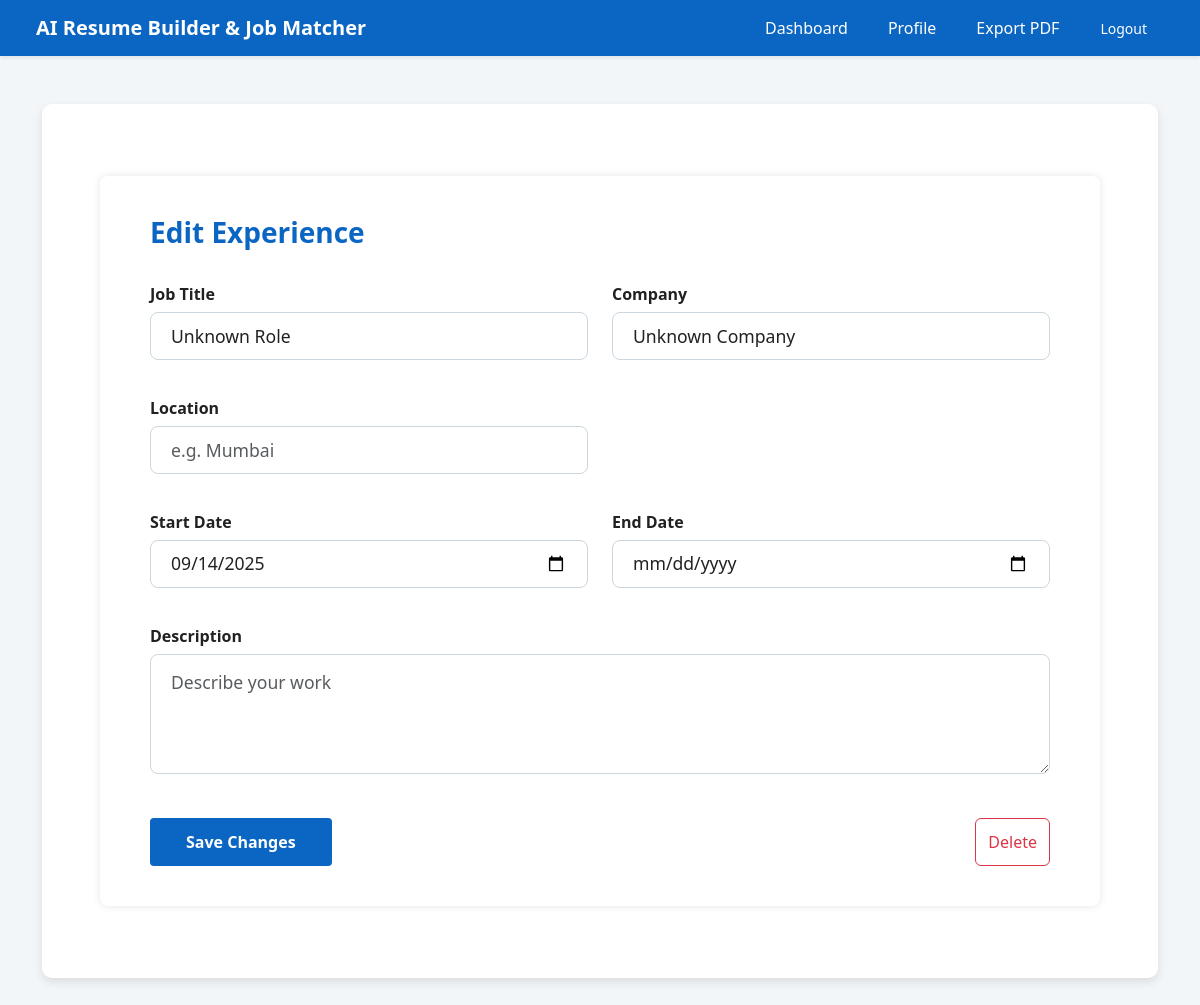
The app's page /experience/4/edit/ (signed in) with its own data.
### builder/models.py (models this page shows, shortened)
class Experience(models.Model):
    user = models.ForeignKey(User, on_delete=models.CASCADE, null=True, blank=True)
    role = models.CharField(max_length=255, default="Unknown Role")
    company = models.CharField(max_length=255, default="Unknown Company")
    location = models.CharField(max_length=255, blank=True, null=True)
    start_date = models.DateField(default=timezone.now)  # required, with safe default
    end_date = models.DateField(blank=True, null=True)
    description = models.TextField(blank=True, null=True)
    created_at = models.DateTimeField(auto_now_add=True)

### builder/views.py (the view)
# urls.py: path("experience/<int:pk>/edit/", views.edit_experience, name="edit_experience"),
@login_required
def edit_experience(request, pk):
    experience = get_object_or_404(Experience, pk=pk, user=request.user)
    if request.method == "POST":
        if "delete" in request.POST:
            experience.delete()
            messages.success(request, "Experience deleted successfully!")
            return redirect("experience")  # Redirect to experience list page
        form = ExperienceForm(request.POST, instance=experience)
        if form.is_valid():
            form.save()
            messages.success(request, "Experience updated successfully!")
            if request.POST.get("action") == "continue":
                return redirect("certification")  # Redirect to next step
            return redirect("experience")  # Stay on experience list
        else:
            messages.error(request, "Please correct the errors below.")
    else:
        form = ExperienceForm(instance=experience)
    return render(request, "builder/edit_experience.html", {"form": form, "experience": experience})

### builder/forms.py
class ExperienceForm(forms.ModelForm):
    class Meta:
        model = Experience
        fields = ["role", "company", "location", "start_date", "end_date", "description"]
        widgets = {
            "role": forms.TextInput(attrs={"class": "form-control", "placeholder": "e.g. Software Engineer"}),
            "company": forms.TextInput(attrs={"class": "form-control", "placeholder": "e.g. Google"}),
            "location": forms.TextInput(attrs={"class": "form-control", "placeholder": "e.g. Mumbai"}),
            "start_date": forms.DateInput(attrs={"type": "date", "class": "form-control"}),
            "end_date": forms.DateInput(attrs={"type": "date", "class": "form-control"}),
            "description": forms.Textarea(attrs={"class": "form-control", "rows": 3, "placeholder": "Describe your work"}),
        }

### builder/templates/builder/edit_experience.html (shortened to what this page needs)
{% extends "builder/base.html" %}
{% load widget_tweaks %}
{% block content %}
<div class="container d-flex justify-content-center">
    <div class="linkedin-container">
        <h4>Edit Experience</h4>
        <form method="post">
            <div class="row mt-2">
                    <div class="col-md-6">
                        <label class="labels" for="{{ form.role.id_for_label }}">Job Title</label>
                        {{ form.role|add_class:"form-control" }}
                    </div>
                <div class="col-md-6">
                    <label class="labels" for="{{ form.company.id_for_label }}">Company</label>
                    {{ form.company|add_class:"form-control" }}
                </div>
            </div>
            <div class="row mt-3">
                <div class="col-md-6">
                    <label class="labels" for="{{ form.location.id_for_label }}">Location</label>
                    {{ form.location|add_class:"form-control" }}
                </div>
            </div>
                    <div class="row mt-3">
            <div class="col-md-6">
                <label class="labels" for="{{ form.start_date.id_for_label }}">Start Date</label>
                {{ form.start_date|add_class:"form-control" }}
            </div>
            <div class="col-md-6">
                <label class="labels" for="{{ form.end_date.id_for_label }}">End Date</label>
                {{ form.end_date|add_class:"form-control" }}
            </div>
        </div>
            <div class="row mt-3">
                <div class="col-md-12">
                    <label class="labels" for="{{ form.description.id_for_label }}">Description</label>
                    {{ form.description|add_class:"form-control" }}
                </div>
            </div>
            <div class="mt-4 d-flex justify-content-between">
                <button type="submit" class="btn btn-primary profile-button">Save Changes</button>
                <form method="post" action="{% url 'delete_experience' experience.pk %}" style="display:inline;">
                    <button type="submit" class="btn btn-outline-danger" onclick="return confirm('Are you sure you want to delete this experience?');">Delete</button>
                </form>
            </div>
        </form>
    </div>
</div>
{% endblock %}

### builder/templates/builder/base.html (style rules this page uses)
body { background-color: #f3f6f9; }

### builder/templates/builder/edit_experience.html (style rules this page uses)
.linkedin-container { width: 1000px; background-color: #ffffff; border-radius: 8px; box-shadow: 0 0 8px rgba(0,0,0,0.1); padding: 40px 50px; font-family: "Segoe UI", Tahoma, Geneva, Verdana, sans-serif; color: #212121; margin: 3rem auto; }
h4 { color: #0a66c2; font-weight: 600; font-size: 1.75rem; margin-bottom: 2rem; }
.labels { font-weight: 600; font-size: 1rem; margin-bottom: 6px; display: block; cursor: pointer; }
.form-control { border: 1px solid #ccd6dd; border-radius: 8px; padding: 14px 20px; font-size: 1.1rem; width: 100%; box-sizing: border-box; margin-bottom: 20px; height: 48px; transition: border-color 0.3s ease; font-family: inherit; color: #212121; }
textarea.form-control { height: auto; min-height: 120px; resize: vertical; padding-top: 14px; padding-bottom: 14px; }
.btn-primary.profile-button { background-color: #0a66c2; border: none; padding: 12px 36px; font-weight: 600; font-size: 1rem; border-radius: 4px; transition: background-color 0.3s ease; min-width: 180px; cursor: pointer; }

### records on screen
Experience: role "Unknown Role", company "Unknown Company", start_date "09/14/2025"
